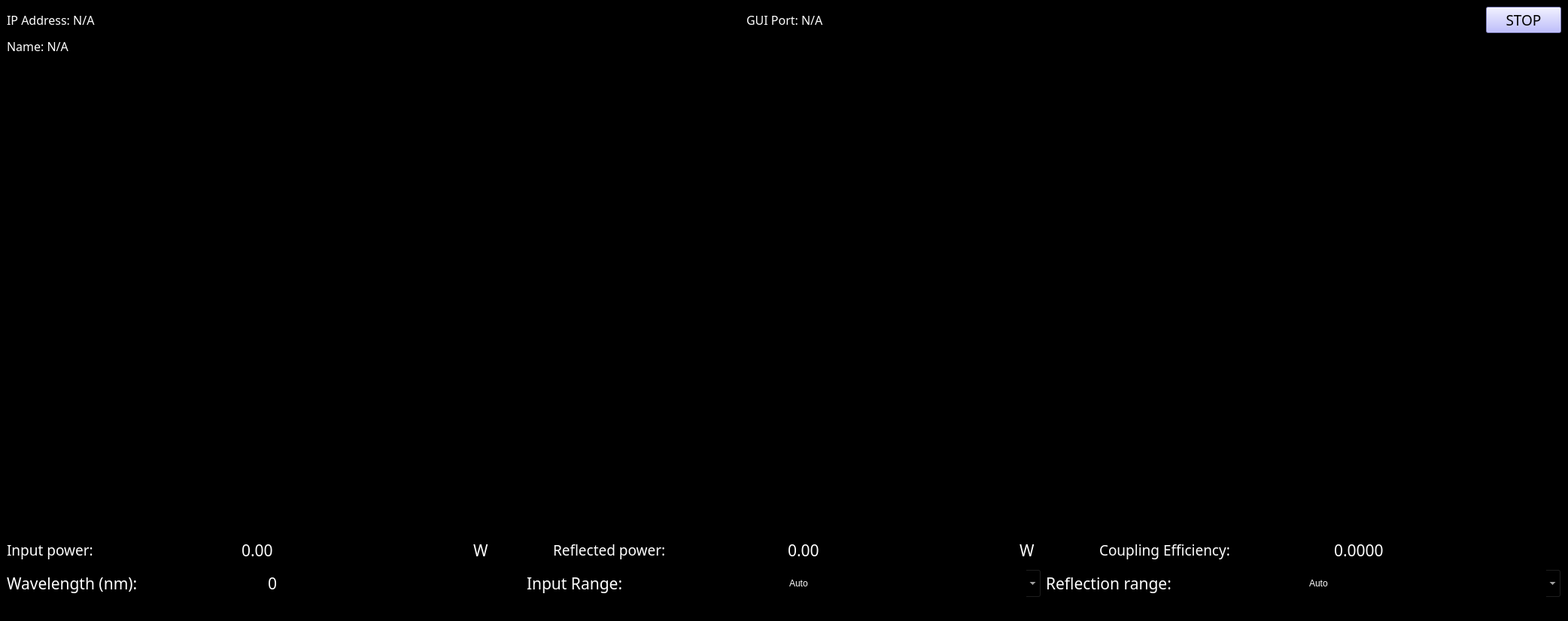
<?xml version="1.0" encoding="UTF-8"?>
<ui version="4.0">
 <class>MainWindow</class>
 <widget class="QMainWindow" name="MainWindow">
  <property name="geometry">
   <rect>
    <x>0</x>
    <y>0</y>
    <width>2084</width>
    <height>826</height>
   </rect>
  </property>
  <property name="sizePolicy">
   <sizepolicy hsizetype="Expanding" vsizetype="Expanding">
    <horstretch>0</horstretch>
    <verstretch>0</verstretch>
   </sizepolicy>
  </property>
  <property name="windowTitle">
   <string>Fiber Coupling</string>
  </property>
  <property name="styleSheet">
   <string notr="true">background-color: rgb(0, 0, 0);</string>
  </property>
  <widget class="QWidget" name="centralwidget">
   <layout class="QVBoxLayout" name="verticalLayout">
    <item>
     <layout class="QHBoxLayout" name="horizontalLayout_84">
      <property name="spacing">
       <number>100</number>
      </property>
      <item>
       <widget class="QLabel" name="ip_label">
        <property name="font">
         <font>
          <family>Calibri Light</family>
          <pointsize>12</pointsize>
          <weight>3</weight>
          <italic>false</italic>
          <bold>false</bold>
         </font>
        </property>
        <property name="styleSheet">
         <string notr="true">color: rgb(255, 255, 255);
font: 25 12pt &quot;Calibri Light&quot;;</string>
        </property>
        <property name="text">
         <string>&lt;html&gt;&lt;head/&gt;&lt;body&gt;&lt;p&gt;&lt;span style=&quot; color:#ffffff;&quot;&gt;IP Address: N/A&lt;/span&gt;&lt;/p&gt;&lt;/body&gt;&lt;/html&gt;</string>
        </property>
       </widget>
      </item>
      <item>
       <widget class="QLabel" name="port_label">
        <property name="font">
         <font>
          <family>Calibri Light</family>
          <pointsize>12</pointsize>
          <weight>3</weight>
          <italic>false</italic>
          <bold>false</bold>
         </font>
        </property>
        <property name="styleSheet">
         <string notr="true">color: rgb(255, 255, 255);
font: 25 12pt &quot;Calibri Light&quot;;</string>
        </property>
        <property name="text">
         <string>&lt;html&gt;&lt;head/&gt;&lt;body&gt;&lt;p&gt;&lt;span style=&quot; color:#ffffff;&quot;&gt;GUI Port: N/A&lt;/span&gt;&lt;/p&gt;&lt;/body&gt;&lt;/html&gt;</string>
        </property>
       </widget>
      </item>
      <item>
       <widget class="QPushButton" name="stop_button">
        <property name="enabled">
         <bool>true</bool>
        </property>
        <property name="maximumSize">
         <size>
          <width>100</width>
          <height>16777215</height>
         </size>
        </property>
        <property name="font">
         <font>
          <family>Calibri Light</family>
          <pointsize>14</pointsize>
         </font>
        </property>
        <property name="mouseTracking">
         <bool>false</bool>
        </property>
        <property name="autoFillBackground">
         <bool>false</bool>
        </property>
        <property name="styleSheet">
         <string notr="true">background-color: rgb(170, 170, 255);</string>
        </property>
        <property name="text">
         <string>STOP</string>
        </property>
        <property name="checkable">
         <bool>true</bool>
        </property>
       </widget>
      </item>
     </layout>
    </item>
    <item>
     <layout class="QHBoxLayout" name="horizontalLayout_85">
      <property name="spacing">
       <number>100</number>
      </property>
      <item>
       <widget class="QLabel" name="name_label">
        <property name="font">
         <font>
          <family>Calibri Light</family>
          <pointsize>12</pointsize>
          <weight>3</weight>
          <italic>false</italic>
          <bold>false</bold>
         </font>
        </property>
        <property name="styleSheet">
         <string notr="true">color: rgb(255, 255, 255);
font: 25 12pt &quot;Calibri Light&quot;;</string>
        </property>
        <property name="text">
         <string>&lt;html&gt;&lt;head/&gt;&lt;body&gt;&lt;p&gt;Name: N/A&lt;/p&gt;&lt;/body&gt;&lt;/html&gt;</string>
        </property>
       </widget>
      </item>
     </layout>
    </item>
    <item>
     <layout class="QHBoxLayout" name="horizontalLayout">
      <item>
       <widget class="PlotWidget" name="graph_widget_1" native="true">
        <property name="sizePolicy">
         <sizepolicy hsizetype="Expanding" vsizetype="Expanding">
          <horstretch>0</horstretch>
          <verstretch>0</verstretch>
         </sizepolicy>
        </property>
        <property name="minimumSize">
         <size>
          <width>300</width>
          <height>0</height>
         </size>
        </property>
        <widget class="GraphicsView" name="legend_widget_1">
         <property name="enabled">
          <bool>true</bool>
         </property>
         <property name="geometry">
          <rect>
           <x>510</x>
           <y>90</y>
           <width>0</width>
           <height>0</height>
          </rect>
         </property>
         <property name="minimumSize">
          <size>
           <width>0</width>
           <height>0</height>
          </size>
         </property>
         <property name="maximumSize">
          <size>
           <width>0</width>
           <height>0</height>
          </size>
         </property>
        </widget>
       </widget>
      </item>
      <item>
       <widget class="PlotWidget" name="graph_widget_2" native="true">
        <property name="sizePolicy">
         <sizepolicy hsizetype="Expanding" vsizetype="Expanding">
          <horstretch>0</horstretch>
          <verstretch>0</verstretch>
         </sizepolicy>
        </property>
        <property name="minimumSize">
         <size>
          <width>300</width>
          <height>0</height>
         </size>
        </property>
        <widget class="GraphicsView" name="legend_widget_2">
         <property name="enabled">
          <bool>true</bool>
         </property>
         <property name="geometry">
          <rect>
           <x>500</x>
           <y>90</y>
           <width>0</width>
           <height>0</height>
          </rect>
         </property>
         <property name="minimumSize">
          <size>
           <width>0</width>
           <height>0</height>
          </size>
         </property>
         <property name="maximumSize">
          <size>
           <width>0</width>
           <height>0</height>
          </size>
         </property>
        </widget>
       </widget>
      </item>
      <item>
       <widget class="PlotWidget" name="graph_widget_3" native="true">
        <property name="sizePolicy">
         <sizepolicy hsizetype="Expanding" vsizetype="Expanding">
          <horstretch>0</horstretch>
          <verstretch>0</verstretch>
         </sizepolicy>
        </property>
        <property name="minimumSize">
         <size>
          <width>300</width>
          <height>0</height>
         </size>
        </property>
        <widget class="GraphicsView" name="legend_widget_3">
         <property name="enabled">
          <bool>true</bool>
         </property>
         <property name="geometry">
          <rect>
           <x>510</x>
           <y>100</y>
           <width>0</width>
           <height>0</height>
          </rect>
         </property>
         <property name="minimumSize">
          <size>
           <width>0</width>
           <height>0</height>
          </size>
         </property>
         <property name="maximumSize">
          <size>
           <width>0</width>
           <height>0</height>
          </size>
         </property>
        </widget>
       </widget>
      </item>
     </layout>
    </item>
    <item>
     <layout class="QHBoxLayout" name="horizontalLayout_2">
      <item>
       <widget class="QLabel" name="label_4">
        <property name="font">
         <font>
          <family>Calibri Light</family>
          <pointsize>16</pointsize>
         </font>
        </property>
        <property name="styleSheet">
         <string notr="true">color: rgb(255, 255, 255);</string>
        </property>
        <property name="text">
         <string>&lt;html&gt;&lt;head/&gt;&lt;body&gt;&lt;p&gt;&lt;span style=&quot; font-size:14pt;&quot;&gt;Input power:&lt;/span&gt;&lt;/p&gt;&lt;/body&gt;&lt;/html&gt;</string>
        </property>
       </widget>
      </item>
      <item>
       <widget class="QDoubleSpinBox" name="number_widget_1">
        <property name="font">
         <font>
          <family>Calibri Light</family>
          <pointsize>16</pointsize>
         </font>
        </property>
        <property name="styleSheet">
         <string notr="true">color: rgb(255, 255, 255);
selection-background-color: rgb(0, 85, 0);
selection-color: rgb(255, 255, 255);</string>
        </property>
        <property name="frame">
         <bool>false</bool>
        </property>
        <property name="buttonSymbols">
         <enum>QAbstractSpinBox::NoButtons</enum>
        </property>
        <property name="accelerated">
         <bool>false</bool>
        </property>
        <property name="correctionMode">
         <enum>QAbstractSpinBox::CorrectToNearestValue</enum>
        </property>
        <property name="keyboardTracking">
         <bool>false</bool>
        </property>
        <property name="decimals">
         <number>2</number>
        </property>
        <property name="minimum">
         <double>-1000.000000000000000</double>
        </property>
        <property name="maximum">
         <double>1000.000000000000000</double>
        </property>
        <property name="singleStep">
         <double>0.000010000000000</double>
        </property>
       </widget>
      </item>
      <item>
       <widget class="QLabel" name="label_widget_1">
        <property name="maximumSize">
         <size>
          <width>100</width>
          <height>16777215</height>
         </size>
        </property>
        <property name="font">
         <font>
          <family>Calibri Light</family>
          <pointsize>16</pointsize>
         </font>
        </property>
        <property name="styleSheet">
         <string notr="true">color: rgb(255, 255, 255);</string>
        </property>
        <property name="text">
         <string>W</string>
        </property>
       </widget>
      </item>
      <item>
       <widget class="QLabel" name="label_5">
        <property name="font">
         <font>
          <family>Calibri Light</family>
          <pointsize>16</pointsize>
         </font>
        </property>
        <property name="styleSheet">
         <string notr="true">color: rgb(255, 255, 255);</string>
        </property>
        <property name="text">
         <string>&lt;html&gt;&lt;head/&gt;&lt;body&gt;&lt;p&gt;&lt;span style=&quot; font-size:14pt;&quot;&gt;Reflected power:&lt;/span&gt;&lt;/p&gt;&lt;/body&gt;&lt;/html&gt;</string>
        </property>
       </widget>
      </item>
      <item>
       <widget class="QDoubleSpinBox" name="number_widget_2">
        <property name="font">
         <font>
          <family>Calibri Light</family>
          <pointsize>16</pointsize>
         </font>
        </property>
        <property name="styleSheet">
         <string notr="true">color: rgb(255, 255, 255);
selection-background-color: rgb(0, 85, 0);
selection-color: rgb(255, 255, 255);</string>
        </property>
        <property name="frame">
         <bool>false</bool>
        </property>
        <property name="buttonSymbols">
         <enum>QAbstractSpinBox::NoButtons</enum>
        </property>
        <property name="accelerated">
         <bool>false</bool>
        </property>
        <property name="correctionMode">
         <enum>QAbstractSpinBox::CorrectToNearestValue</enum>
        </property>
        <property name="keyboardTracking">
         <bool>false</bool>
        </property>
        <property name="decimals">
         <number>2</number>
        </property>
        <property name="minimum">
         <double>-1000.000000000000000</double>
        </property>
        <property name="maximum">
         <double>1000.000000000000000</double>
        </property>
        <property name="singleStep">
         <double>0.000010000000000</double>
        </property>
       </widget>
      </item>
      <item>
       <widget class="QLabel" name="label_widget_2">
        <property name="maximumSize">
         <size>
          <width>100</width>
          <height>16777215</height>
         </size>
        </property>
        <property name="font">
         <font>
          <family>Calibri Light</family>
          <pointsize>16</pointsize>
         </font>
        </property>
        <property name="styleSheet">
         <string notr="true">color: rgb(255, 255, 255);</string>
        </property>
        <property name="text">
         <string>W</string>
        </property>
       </widget>
      </item>
      <item>
       <widget class="QLabel" name="label_6">
        <property name="font">
         <font>
          <family>Calibri Light</family>
          <pointsize>16</pointsize>
         </font>
        </property>
        <property name="styleSheet">
         <string notr="true">color: rgb(255, 255, 255);</string>
        </property>
        <property name="text">
         <string>&lt;html&gt;&lt;head/&gt;&lt;body&gt;&lt;p&gt;&lt;span style=&quot; font-size:14pt;&quot;&gt;Coupling Efficiency:&lt;/span&gt;&lt;/p&gt;&lt;/body&gt;&lt;/html&gt;</string>
        </property>
       </widget>
      </item>
      <item>
       <widget class="QDoubleSpinBox" name="number_widget_3">
        <property name="font">
         <font>
          <family>Calibri Light</family>
          <pointsize>16</pointsize>
         </font>
        </property>
        <property name="styleSheet">
         <string notr="true">color: rgb(255, 255, 255);
selection-background-color: rgb(0, 85, 0);
selection-color: rgb(255, 255, 255);</string>
        </property>
        <property name="frame">
         <bool>false</bool>
        </property>
        <property name="buttonSymbols">
         <enum>QAbstractSpinBox::NoButtons</enum>
        </property>
        <property name="accelerated">
         <bool>false</bool>
        </property>
        <property name="correctionMode">
         <enum>QAbstractSpinBox::CorrectToNearestValue</enum>
        </property>
        <property name="keyboardTracking">
         <bool>false</bool>
        </property>
        <property name="decimals">
         <number>4</number>
        </property>
        <property name="minimum">
         <double>0.000000000000000</double>
        </property>
        <property name="maximum">
         <double>1.000000000000000</double>
        </property>
        <property name="singleStep">
         <double>0.000010000000000</double>
        </property>
       </widget>
      </item>
     </layout>
    </item>
    <item>
     <layout class="QHBoxLayout" name="horizontalLayout_3">
      <item>
       <widget class="QLabel" name="label">
        <property name="font">
         <font>
          <family>Calibri Light</family>
          <pointsize>16</pointsize>
         </font>
        </property>
        <property name="styleSheet">
         <string notr="true">color: rgb(255, 255, 255);</string>
        </property>
        <property name="text">
         <string>Wavelength (nm):</string>
        </property>
       </widget>
      </item>
      <item>
       <widget class="QDoubleSpinBox" name="number_widget_4">
        <property name="font">
         <font>
          <family>Calibri Light</family>
          <pointsize>16</pointsize>
         </font>
        </property>
        <property name="styleSheet">
         <string notr="true">color: rgb(255, 255, 255);
selection-background-color: rgb(0, 85, 0);
selection-color: rgb(255, 255, 255);</string>
        </property>
        <property name="frame">
         <bool>false</bool>
        </property>
        <property name="buttonSymbols">
         <enum>QAbstractSpinBox::NoButtons</enum>
        </property>
        <property name="decimals">
         <number>0</number>
        </property>
        <property name="maximum">
         <double>2000.000000000000000</double>
        </property>
       </widget>
      </item>
      <item>
       <widget class="QLabel" name="label_7">
        <property name="font">
         <font>
          <family>Calibri Light</family>
          <pointsize>16</pointsize>
         </font>
        </property>
        <property name="styleSheet">
         <string notr="true">color: rgb(255, 255, 255);</string>
        </property>
        <property name="text">
         <string>&lt;html&gt;&lt;head/&gt;&lt;body&gt;&lt;p&gt;Input Range:&lt;/p&gt;&lt;/body&gt;&lt;/html&gt;</string>
        </property>
       </widget>
      </item>
      <item>
       <widget class="QComboBox" name="combo_widget_1">
        <property name="font">
         <font>
          <family>Calibri Light</family>
          <pointsize>16</pointsize>
          <weight>3</weight>
          <italic>false</italic>
          <bold>false</bold>
         </font>
        </property>
        <property name="styleSheet">
         <string notr="true">font: 25 16pt &quot;Calibri Light&quot;;
color: rgb(255, 255, 255);</string>
        </property>
        <property name="editable">
         <bool>true</bool>
        </property>
        <item>
         <property name="text">
          <string>Auto</string>
         </property>
        </item>
        <item>
         <property name="text">
          <string>1 nW</string>
         </property>
        </item>
        <item>
         <property name="text">
          <string>10 nW</string>
         </property>
        </item>
        <item>
         <property name="text">
          <string>100 nW</string>
         </property>
        </item>
        <item>
         <property name="text">
          <string>1 uW</string>
         </property>
        </item>
        <item>
         <property name="text">
          <string>10 uW</string>
         </property>
        </item>
        <item>
         <property name="text">
          <string>100 uW</string>
         </property>
        </item>
        <item>
         <property name="text">
          <string>1 mW</string>
         </property>
        </item>
        <item>
         <property name="text">
          <string>10 mW</string>
         </property>
        </item>
        <item>
         <property name="text">
          <string>100 mW</string>
         </property>
        </item>
        <item>
         <property name="text">
          <string>1 W</string>
         </property>
        </item>
        <item>
         <property name="text">
          <string>10 W</string>
         </property>
        </item>
        <item>
         <property name="text">
          <string>100 W</string>
         </property>
        </item>
        <item>
         <property name="text">
          <string>1 kW</string>
         </property>
        </item>
       </widget>
      </item>
      <item>
       <widget class="QLabel" name="label_8">
        <property name="font">
         <font>
          <family>Calibri Light</family>
          <pointsize>16</pointsize>
         </font>
        </property>
        <property name="styleSheet">
         <string notr="true">color: rgb(255, 255, 255);</string>
        </property>
        <property name="text">
         <string>&lt;html&gt;&lt;head/&gt;&lt;body&gt;&lt;p&gt;Reflection range:&lt;/p&gt;&lt;/body&gt;&lt;/html&gt;</string>
        </property>
       </widget>
      </item>
      <item>
       <widget class="QComboBox" name="combo_widget_2">
        <property name="font">
         <font>
          <family>Calibri Light</family>
          <pointsize>16</pointsize>
          <weight>3</weight>
          <italic>false</italic>
          <bold>false</bold>
         </font>
        </property>
        <property name="styleSheet">
         <string notr="true">color: rgb(255, 255, 255);
font: 25 16pt &quot;Calibri Light&quot;;</string>
        </property>
        <property name="editable">
         <bool>true</bool>
        </property>
        <item>
         <property name="text">
          <string>Auto</string>
         </property>
        </item>
        <item>
         <property name="text">
          <string>1 nW</string>
         </property>
        </item>
        <item>
         <property name="text">
          <string>10 nW</string>
         </property>
        </item>
        <item>
         <property name="text">
          <string>100 nW</string>
         </property>
        </item>
        <item>
         <property name="text">
          <string>1 uW</string>
         </property>
        </item>
        <item>
         <property name="text">
          <string>10 uW</string>
         </property>
        </item>
        <item>
         <property name="text">
          <string>100 uW</string>
         </property>
        </item>
        <item>
         <property name="text">
          <string>1 mW</string>
         </property>
        </item>
        <item>
         <property name="text">
          <string>10 mW</string>
         </property>
        </item>
        <item>
         <property name="text">
          <string>100 mW</string>
         </property>
        </item>
        <item>
         <property name="text">
          <string>1 W</string>
         </property>
        </item>
        <item>
         <property name="text">
          <string>10 W</string>
         </property>
        </item>
        <item>
         <property name="text">
          <string>100 W</string>
         </property>
        </item>
        <item>
         <property name="text">
          <string>1 kW</string>
         </property>
        </item>
       </widget>
      </item>
     </layout>
    </item>
   </layout>
  </widget>
  <widget class="QMenuBar" name="menubar">
   <property name="geometry">
    <rect>
     <x>0</x>
     <y>0</y>
     <width>2084</width>
     <height>26</height>
    </rect>
   </property>
  </widget>
  <widget class="QStatusBar" name="statusbar"/>
 </widget>
 <customwidgets>
  <customwidget>
   <class>PlotWidget</class>
   <extends>QWidget</extends>
   <header>pyqtgraph</header>
   <container>1</container>
  </customwidget>
  <customwidget>
   <class>GraphicsView</class>
   <extends>QGraphicsView</extends>
   <header>pyqtgraph</header>
  </customwidget>
 </customwidgets>
 <resources/>
 <connections/>
</ui>
